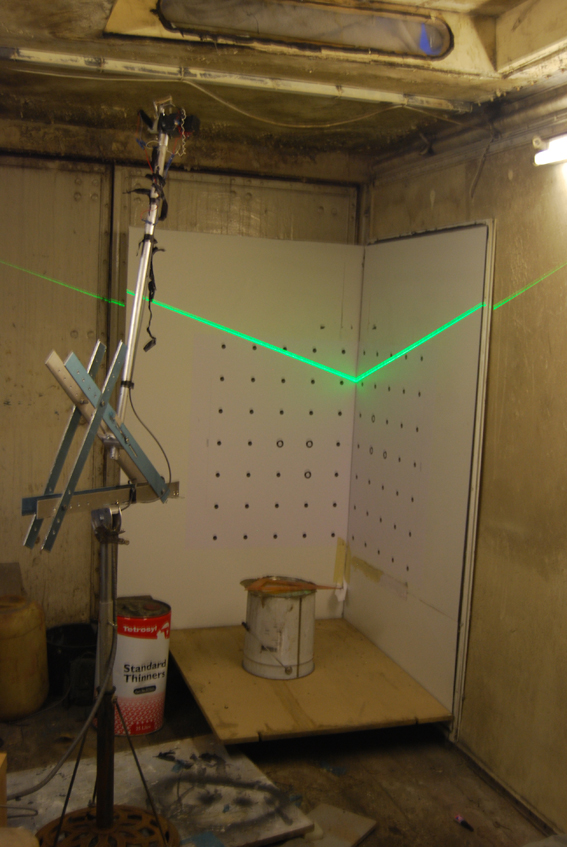
//> input picture Laser/test.jpg, 567 x 847 px
$ ./laser_detect   (built with g++ and OpenCV 4)
//> lines starting //> are read from the running program, lines starting //| are printed output that depends on the picture; after the words box and inside, x2 and y2 are one past the last pixel; in counts of white or black regions, pixels touching at a corner belong together
#include "opencv2/highgui/highgui.hpp"
#include "opencv2/imgproc/imgproc.hpp"

#include <iostream>
#include <functional>
#include <numeric>
#include <stdio.h>
#include <stdlib.h>
#include <typeinfo>
#include <math.h>

using namespace cv;

class Single_Line {
	//float avg_rho, avg_theta;
	float rho_values, theta_values;
	int count;

public:
	void add_value(float, float);
	void initialize();
	double average_theta();
	double average_rho();
};

void Single_Line::initialize(){
	count = 0;
	rho_values = theta_values = 0;
}

void Single_Line::add_value(float rho, float theta){
	std::cout << "adding rho: " << rho << " adding theta: " << theta << std::endl;
	count += 1;
	rho_values += rho;
	theta_values += theta;
}

double Single_Line::average_theta(){
	double mean = theta_values / count;

	std::cout << "mean is: " << mean << std::endl; //" count is: " << count << " value is: " << j << std::endl;
	return mean;

}

double Single_Line::average_rho(){
	double mean = rho_values / count;

	std::cout << "mean is: " << mean << std::endl; //" count is: " << count << " value is: " << j << std::endl;
	return mean;

}

int main(){

	//Creates matrices available for filling later
	Mat src, src2, gray, gaussian_result, img, dest;
	Mat sobel, imgHSV, imgThreshed, imgThreshedHSV;

/*	cvNamedWindow("Original Image", 0);
	cvNamedWindow("HSV Image", 0);*/
	//cvNamedWindow("Gaussian Blur", 0);

	src = imread("test.jpg", 1);
//> src is the input picture: 847 rows x 567 cols, CV_8UC3; mean B, G, R 53.6, 84.4, 101
	src2 = imread("test.jpg", 1);
	printf("Image loaded\n");

	//Changing color image to HSV to filter color
	cvtColor(src, imgHSV, CV_BGR2HSV);
//> imgHSV: 847 rows x 567 cols, CV_8UC3; mean H, S, V 19.9, 125.6, 102.1
	cvtColor(src, gray, CV_BGR2GRAY);
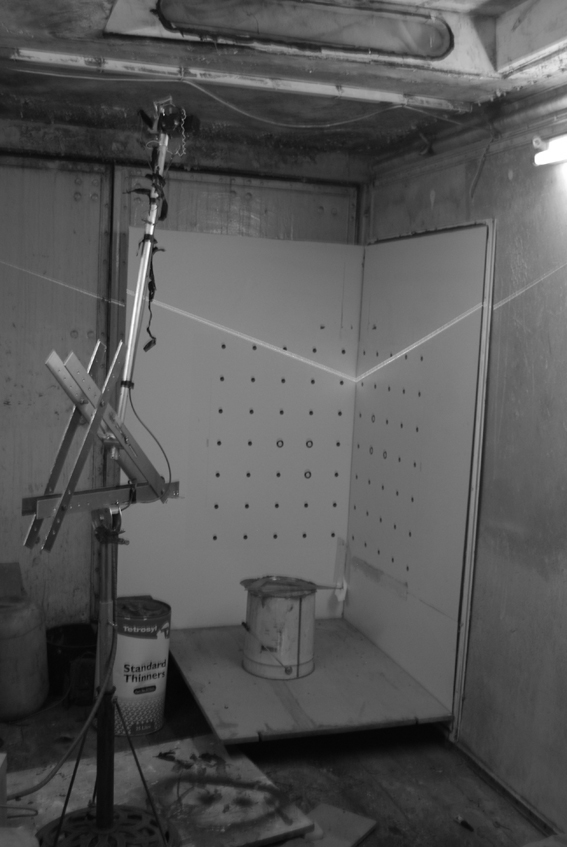
//> gray: 847 rows x 567 cols, CV_8UC1; min 4, max 255, mean 85.9
	//imshow("Gray", gray);
	Sobel(gray, sobel, -1, 1, 1, 5);
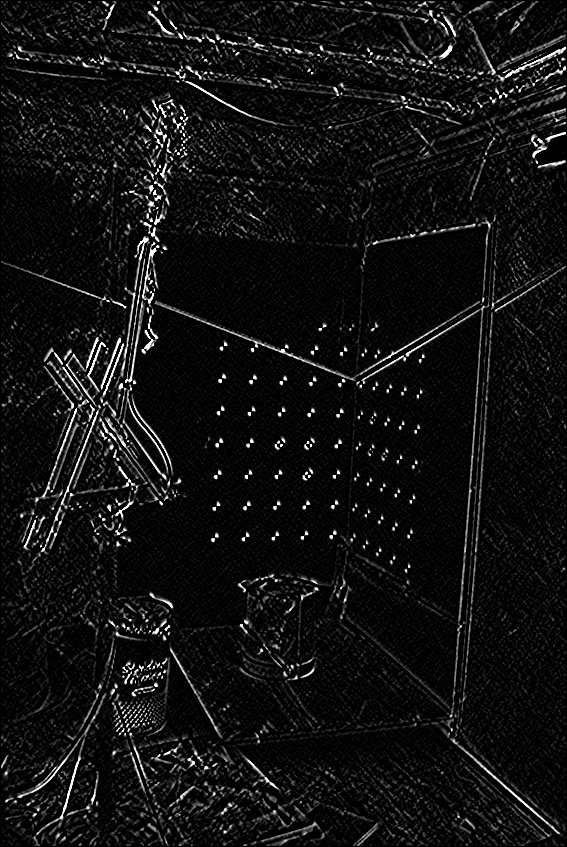
//> sobel: 847 rows x 567 cols, CV_8UC1; min 0, max 255, mean 16.9

	//imshow("Sobel", sobel);

	inRange(sobel, Scalar(150), Scalar(255), imgThreshed);
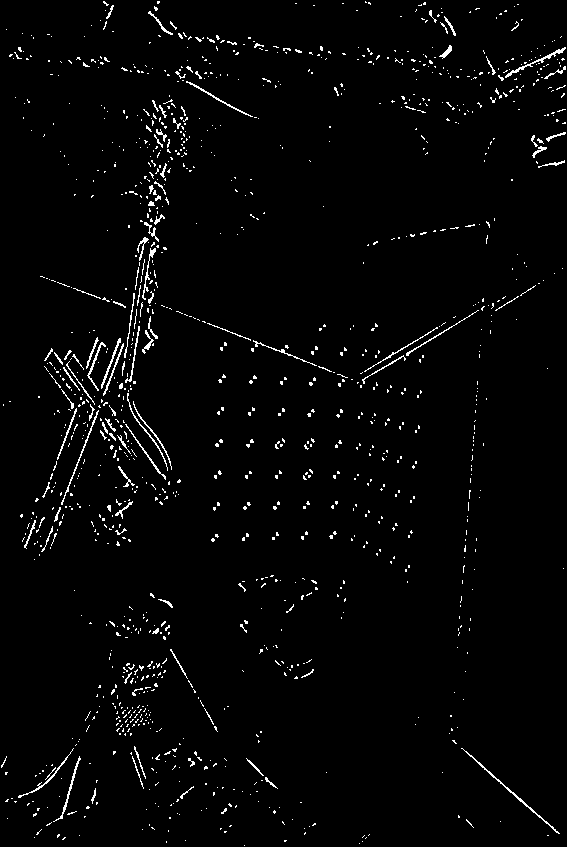
//> imgThreshed: 847 rows x 567 cols, CV_8UC1; 2.4% white in thin lines or dots
	//imshow("Threshed", imgThreshed);

	//imshow("HSV", imgHSV);
	inRange(imgHSV, Scalar(30, 30, 30), Scalar(120, 255, 255), imgThreshedHSV);
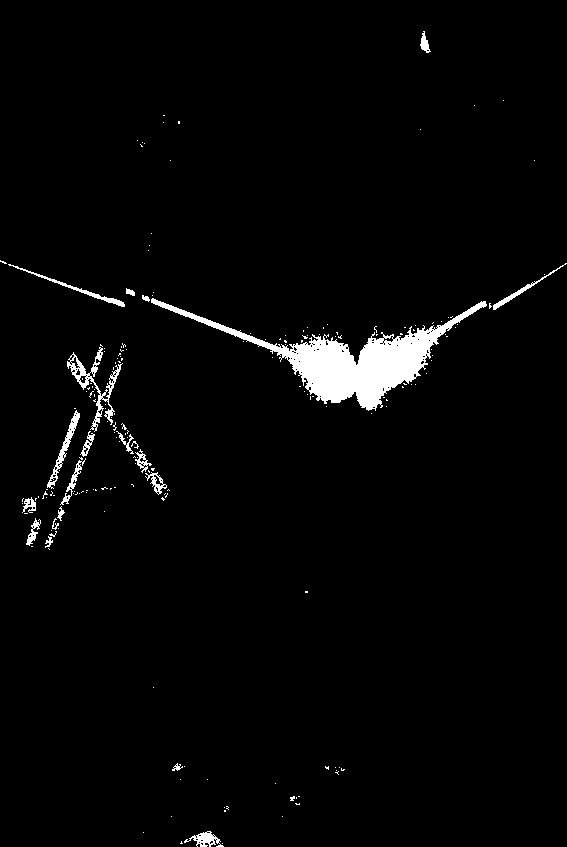
//> imgThreshedHSV: 847 rows x 567 cols, CV_8UC1; 2.6% white; 193 white regions (172 under 20 px), largest, box (x1, y1, x2, y2) and area: (151, 298, 487, 411) 8391, (67, 347, 123, 432) 892, (47, 410, 80, 489) 442
	//imshow("HSV Threshed", imgThreshedHSV);

	bitwise_and(imgThreshed, imgThreshedHSV, dest);
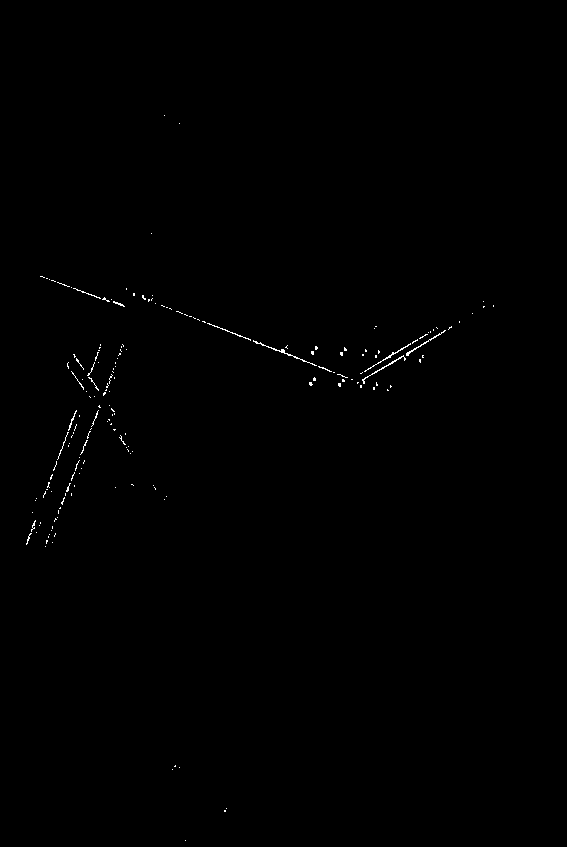
//> dest: 847 rows x 567 cols, CV_8UC1; 0.29% white in thin lines or dots, all inside (x1, y1, x2, y2) = (26, 115, 494, 841)


	//FOLLOWING USES HOUGH LINES
	//Reduces noise
	GaussianBlur(dest, gaussian_result, Size(3,3), 2, 2);

	//imshow("Final", gaussian_result);

	std::vector<Vec2f> lines2;
	HoughLines(gaussian_result, lines2, 1, CV_PI/180, 100);
//> lines2 = 31 lines (rho, theta), first 12: [227, 1.94], [221, 1.95], [238, 0.37], [245, 0.38], [233, 1.92], [211, 0.35], [218, 0.37], [231, 0.35], [251, 1.88], [254, 1.87], [214, 1.97], [216, 1.97]

	std::cout << "number of lines: " << lines2.size() << std::endl;
//| number of lines: 31

	Single_Line new_value;
	std::vector<Single_Line> single_line_objects(lines2.size());
//> single_line_objects = 31 items
	int k = 0;

	for(size_t i = 0; i < lines2.size(); i++)
	{
		float rho = lines2[i][0];
		float theta = lines2[i][1];


		double a = cos(theta), b = sin(theta);
		double x0 = a*rho, y0 = b*rho;
		Point pt1(cvRound(x0 + 1000*(-b)),
				cvRound(y0 + 1000*(a)));
		Point pt2(cvRound(x0 - 1000*(-b)),
				cvRound(y0 - 1000*(a)));

		if (theta < 0.8 ){
			//printf("passing\n");
			goto stop1;
		}
		else{
			std::cout << "angle values: " << theta << std::endl;
		//line(src, pt1, pt2, Scalar(0,0,255), 1, 8);
		}

		for(size_t j = 0; j < k + 1; j++){
			std::cout << "+-+-" << std::endl;
			//std::cout << "iteration  " << j << "  for line  " << i << std::endl;
			if (fabs(theta - single_line_objects[j].average_theta()) < 0.05){
				//std::cout << theta << " : " << single_line_objects[k].average(2) << " : " << fabs(theta - single_line_objects[k].average(2)) << std::endl;
				//printf("Within existing line\n");
				single_line_objects[j].add_value(rho, theta);
				goto stop3;
			}
			else{
				continue;
			}

			}
		//printf("Adding new line\n");
		k += 1;
		new_value.initialize();
		new_value.add_value(rho, theta);
		single_line_objects[k] = new_value;


		stop3:
		//std::cout << "ending line loop" << std::endl;

		stop1:
		{};
	}
//> this loop made 31 passes
//> (rho, theta, a, b, x0, y0, pt1, pt2) on passes 2, 3, 4, 5, 6, 7, 8, 10: (221, 1.95, -0.375, 0.927, -82.79, 204.9, Point(-1010, -170), Point(844, 580)), (238, 0.367, 0.934, 0.358, 222.2, 85.29, Point(-136, 1019), Point(581, -848)), (245, 0.384, 0.927, 0.375, 227.2, 91.78, Point(-147, 1019), Point(602, -835)), (233, 1.92, -0.342, 0.94, -79.69, 218.9, Point(-1019, -123), Point(860, 561)), (211, 0.349, 0.94, 0.342, 198.3, 72.17, Point(-144, 1012), Point(540, -868)), (218, 0.367, 0.934, 0.358, 203.5, 78.12, Point(-155, 1012), Point(562, -855)), (231, 0.349, 0.94, 0.342, 217.1, 79.01, Point(-125, 1019), Point(559, -861)), (254, 1.87, -0.292, 0.956, -74.26, 242.9, Point(-1031, -49), Point(882, 535))
//> (rho, theta, a, b, x0, y0, pt1, pt2) on passes 1, 9, 15, 26: (227, 1.94, -0.358, 0.934, -81.35, 211.9, Point(-1015, -146), Point(852, 570)), (251, 1.88, -0.309, 0.951, -77.56, 238.7, Point(-1029, -70), Point(873, 548)), (515, 1.01, 0.53, 0.848, 272.9, 436.7, Point(-575, 967), Point(1121, -93)), (492, 1.12, 0.438, 0.899, 215.7, 442.2, Point(-683, 881), Point(1114, 4))
//| angle values: 1.93732
//| adding rho: 227 adding theta: 1.93732
//| angle values: 1.95477
//| angle values: 1.91986
//| angle values: 1.88496
//| adding rho: 251 adding theta: 1.88496
//| angle values: 1.8675
//| angle values: 1.97222
//| angle values: 1.97222
//| angle values: 1.01229
//> (the first 10 of 11 printed lines)
//> (output is shown up to pass 15 of 31)
//> after the loop, k = 4

	std::cout << "k is: " << k << std::endl;
//| k is: 4
	for (int p = 0 ; p < k + 1; p++){

		float rho = single_line_objects[p].average_rho();
		float theta = single_line_objects[p].average_theta();
		double a = cos(theta), b = sin(theta);
		double x0 = a*rho, y0 = b*rho;
		Point pt1(cvRound(x0 + 1000*(-b)),
				cvRound(y0 + 1000*(a)));
		Point pt2(cvRound(x0 - 1000*(-b)),
				cvRound(y0 - 1000*(a)));

		line(src, pt1, pt2, Scalar(255,0,255), 1, 8);
	}
//> this loop made 5 passes
//> (mean in average_rho, rho, mean in average_theta, theta, a, b, x0, y0) on passes 2 to 5: (228.1, 228.1, 1.94, 1.94, -0.358, 0.934, -81.76, 213), (256, 256, 1.86, 1.86, -0.284, 0.959, -72.71, 245.5), (508.6, 508.6, 1.03, 1.03, 0.511, 0.859, 260.1, 437.1), (492, 492, 1.12, 1.12, 0.438, 0.899, 215.7, 442.2)
//| mean is: -nan
//| mean is: -nan
//| mean is: 228.143
//| mean is: 1.93732
//| mean is: 256
//| mean is: 1.85878
//| mean is: 508.625
//| mean is: 1.03411
//| mean is: 492
//| mean is: 1.11701
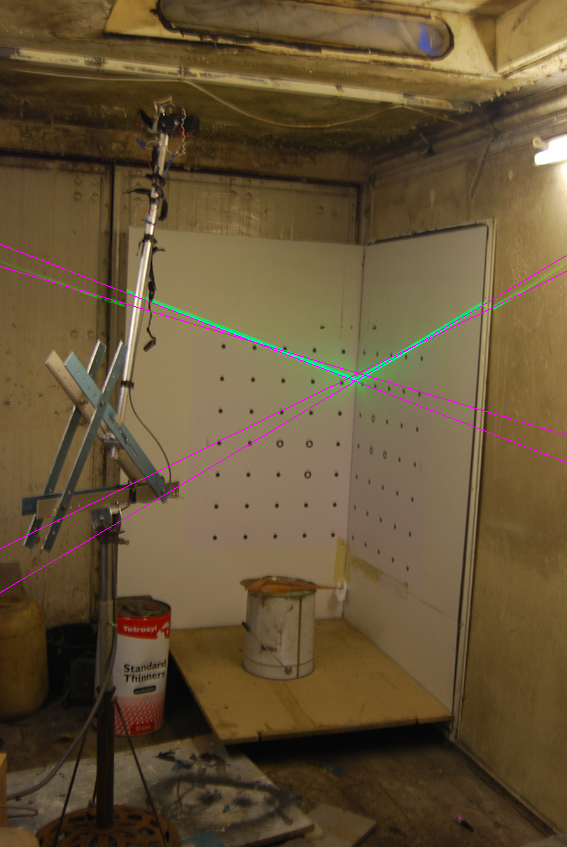
//> src: 847 rows x 567 cols, CV_8UC3; 0.47% of pixels changed, all inside (x1, y1, x2, y2) = (0, 244, 567, 593)


	imshow("Normal", src);


// [44 lines of commented-out code are left out]

	waitKey(0);
	return 0;
}
